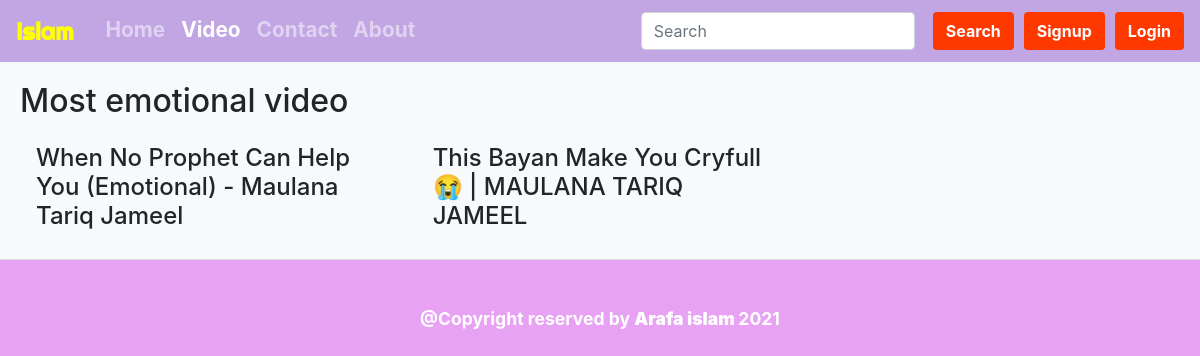
/myapp/video, run on the app's committed database.
### myapp/models.py (models this page shows)
class Item(models.Model):
    title =models.CharField(max_length=100)
    video = EmbedVideoField()  # same like models.URLField()

### myapp/views.py (the view)
# urls.py: path('video',views.video,name='video'),
def video(request):
    obj = Item.objects.all()
    return render(request,'videos.html',{'obj':obj})

### templates/videos.html (shortened to what this page needs)
{% extends 'base.html' %}
{% load embed_video_tags %}
{% block videoactive %}active{% endblock videoactive %}
{% block body %}
<div class="card-header bg-light">
    <h2 class="mt-2">Most emotional video</h2>
<div class="row">
{% for i in obj %}
<div class="col-lg-4 col-md-4 col-sm-12">
<div class="mt-2 ">
    <div class="mt-2">
      <h4 class="card-text m-3">{{ i.title }}</h4>
    </div>
  </div>
</div>
  {% endfor %}
</div>
</div>
{% endblock body %}

### templates/base.html (style rules this page uses)
body { background-color: #c309e460; }

### data on the page
Item: title "When No Prophet Can Help You (Emotional) - Maulana Tariq Jameel"
Item: title "This Bayan Make You Cryfull 😭 | MAULANA TARIQ JAMEEL"
